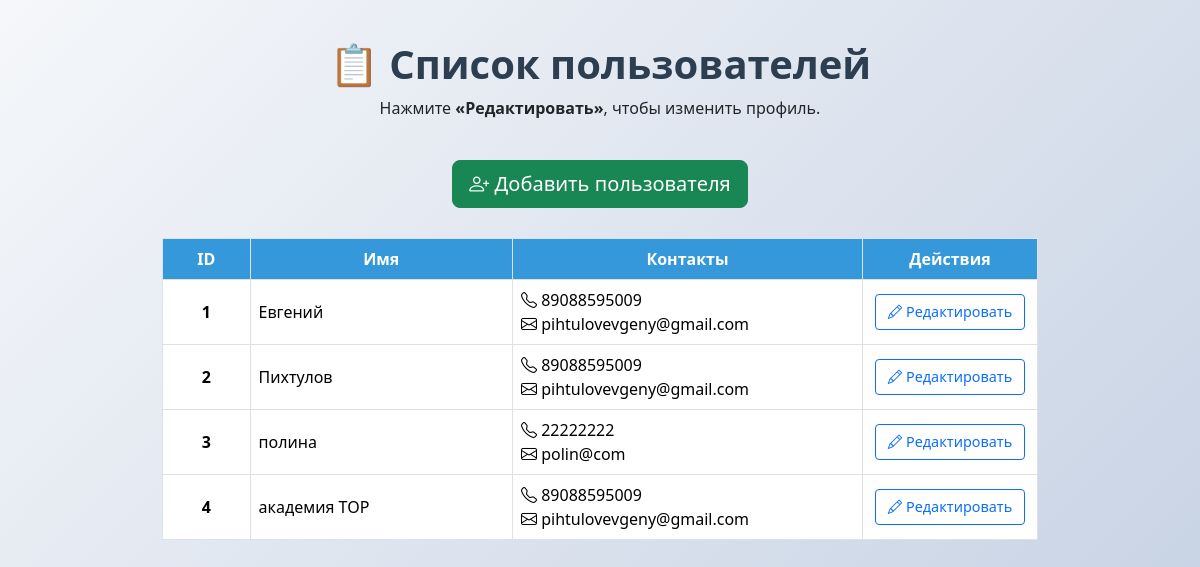
The app's page /, older data.
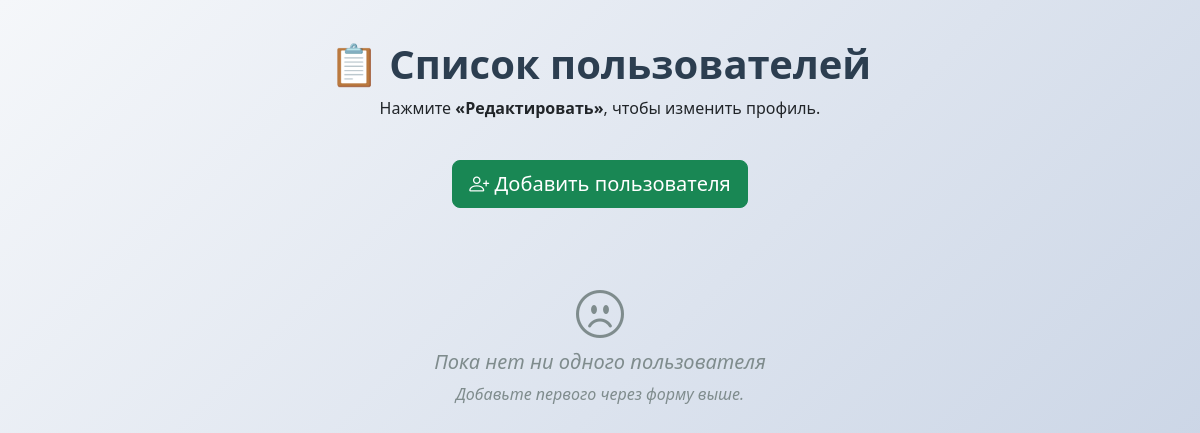
The same page, newer data.
### main_app/models.py (models this page shows, shortened)
class User(models.Model):
    name = models.CharField("Имя", max_length=100, blank=False, null=False)
    age = models.PositiveIntegerField("Возраст", null=True, blank=True)
    phone = models.CharField("Телефон", max_length=20, blank=True, null=True)
    email = models.EmailField("Email", blank=True, null=True)
    created_at = models.DateTimeField("Дата создания", auto_now_add=True)
    updated_at = models.DateTimeField("Дата обновления", auto_now=True)
    class Meta:
        verbose_name = "Пользователь"
        verbose_name_plural = "Пользователи"
        ordering = ['id']

### main_app/views.py (the view)
# urls.py: path('', views.index, name='index'),                    # Главная страница
def index(request):
    users = User.objects.all().order_by('id')
    return render(request, 'index.html', {
        'people': users  # как в вашем шаблоне — переменная people
    })

### main_app/templates/index.html (shortened to what this page needs)
{% load static %}
<!DOCTYPE html>
<html lang="ru">
<head>
  <link href="https://cdn.jsdelivr.net/npm/bootstrap@5.3.3/dist/css/bootstrap.min.css" rel="stylesheet">
  <link href="https://cdn.jsdelivr.net/npm/bootstrap-icons@1.11.0/font/bootstrap-icons.css" rel="stylesheet">
</head>
<body>
  <div class="container">
    <div class="header">
      <h1>📋 Список пользователей</h1>
      <p>Нажмите <strong>«Редактировать»</strong>, чтобы изменить профиль.</p>
    </div>
    <div class="text-center">
      <a href="{% url 'create_user' %}" class="btn btn-success btn-lg btn-create">
        <i class="bi bi-person-plus"></i> Добавить пользователя
      </a>
    </div>
    {% if people %}
    <div class="table-responsive">
      <table class="table table-bordered table-hover align-middle">
        <thead class="text-center">
          <tr>
            <th width="10%">ID</th>
            <th width="30%">Имя</th>
            <th width="40%">Контакты</th>
            <th width="20%">Действия</th>
          </tr>
        </thead>
        <tbody>
          {% for user in people %}
          <tr>
            <td class="text-center"><strong>{{ user.id }}</strong></td>
            <td>{{ user.name }}</td>
            <td>
              {% if user.phone %}<div><i class="bi bi-telephone"></i> {{ user.phone }}</div>{% endif %}
              {% if user.email %}<div><i class="bi bi-envelope"></i> {{ user.email }}</div>{% endif %}
            </td>
            <td class="text-center">
              <a href="{% url 'edit_profile' user.id %}" class="btn btn-outline-primary btn-sm btn-edit">
                <i class="bi bi-pencil"></i> Редактировать
              </a>
            </td>
          </tr>
          {% endfor %}
        </tbody>
      </table>
    </div>
    {% else %}
    <div class="empty-state">
      <i class="bi bi-emoji-frown" style="font-size: 3rem;"></i>
      <h5>Пока нет ни одного пользователя</h5>
      <p>Добавьте первого через форму выше.</p>
    </div>
    {% endif %}
  </div>
</body>
</html>

Row changes from the older to the newer data that the page shows:
removed User: id "1", name "Евгений", phone "89088595009", email "pihtulovevgeny@gmail.com"
removed User: id "2", name "Пихтулов", phone "89088595009", email "pihtulovevgeny@gmail.com"
removed User: id "3", name "полина", phone "22222222", email "polin@com"
removed User: id "4", name "академия ТОР", phone "89088595009", email "pihtulovevgeny@gmail.com"
Text that changed along with them:
text no longer shown: "ID Имя Контакты Действия"
text now shown: "Пока нет ни одного пользователя Добавьте первого через форму выше."
